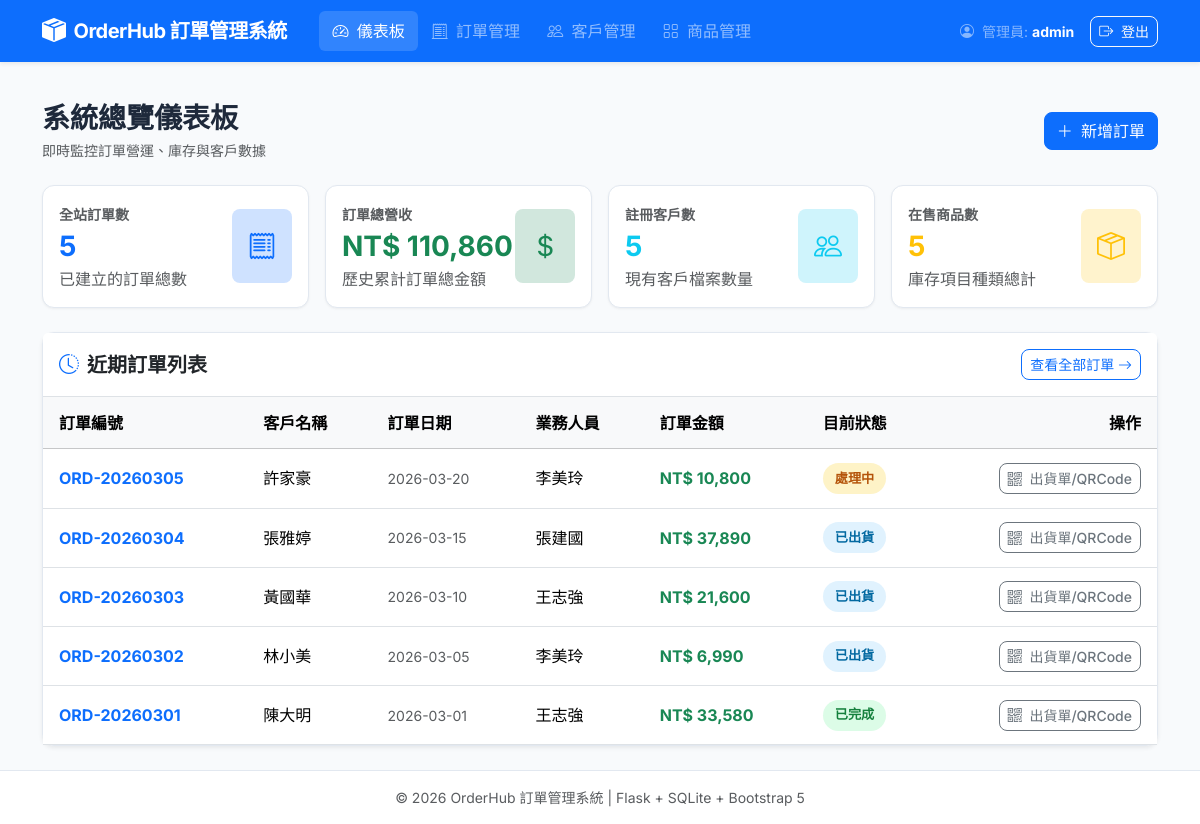
Screenshot of /dashboard (signed in) with the database file from the repository.
### tables this page shows
CREATE TABLE orders (
        訂單編號 TEXT PRIMARY KEY,
        客戶編號 TEXT NOT NULL,
        訂單日期 TEXT NOT NULL,
        狀態 TEXT NOT NULL CHECK (狀態 IN ('處理中', '已出貨', '已完成', '已取消')),
        業務人員 TEXT NOT NULL,
        FOREIGN KEY (客戶編號) REFERENCES customer(客戶編號) ON UPDATE CASCADE ON DELETE RESTRICT
    );

### app.py (the view)
@app.route("/dashboard")
@login_required
def dashboard():
    conn = get_db()
    total_orders = conn.execute("SELECT COUNT(*) FROM orders").fetchone()[0]
    total_revenue = conn.execute("SELECT COALESCE(SUM(數量 * 單價), 0) FROM order_item").fetchone()[0]
    total_customers = conn.execute("SELECT COUNT(*) FROM customer").fetchone()[0]
    total_products = conn.execute("SELECT COUNT(*) FROM product").fetchone()[0]
    recent_orders = conn.execute("""
        SELECT o.訂單編號, o.訂單日期, o.狀態, o.業務人員,
               c.名稱 AS 客戶名稱,
               COALESCE(SUM(oi.數量 * oi.單價), 0) AS 總金額
        FROM orders o
        JOIN customer c ON o.客戶編號 = c.客戶編號
        LEFT JOIN order_item oi ON o.訂單編號 = oi.訂單編號
        GROUP BY o.訂單編號
        ORDER BY o.訂單日期 DESC, o.訂單編號 DESC
        LIMIT 5;
    """).fetchall()
    conn.close()
    stats = {
        "total_orders": total_orders,
        "total_revenue": total_revenue,
        "total_customers": total_customers,
        "total_products": total_products
    }
    return render_template("dashboard.html", stats=stats, recent_orders=recent_orders)

### app.py (called while the page is built)
def init_db_if_not_exists():
    if not os.path.exists(DB_PATH):
        try:
            from create_db import init_database
            init_database()
        except Exception as e:
            print(f"初始化資料庫失敗: {e}")

def get_db():
    init_db_if_not_exists()
    conn = sqlite3.connect(DB_PATH)
    conn.row_factory = sqlite3.Row
    conn.execute("PRAGMA foreign_keys = ON;")
    return conn

def login_required(f):
    @wraps(f)
    def decorated_function(*args, **kwargs):
        if "user" not in session:
            flash("請先登入管理員帳號！", "warning")
            return redirect(url_for("login", next=request.path))
        return f(*args, **kwargs)
    return decorated_function

### templates/dashboard.html (shortened to what this page needs)
{% extends "base.html" %}
{% block content %}
<div class="d-flex justify-content-between align-items-center mb-4">
    <div>
        <h3 class="fw-bold mb-1">系統總覽儀表板</h3>
        <p class="text-muted small mb-0">即時監控訂單營運、庫存與客戶數據</p>
    </div>
    <div class="d-flex gap-2">
        <a href="{{ url_for('new_order') }}" class="btn btn-primary">
            <i class="bi bi-plus-lg me-1"></i> 新增訂單
        </a>
    </div>
</div>
<div class="row g-3 mb-4">
    <div class="col-sm-6 col-lg-3">
        <div class="card h-100 p-3 bg-white">
            <div class="d-flex align-items-center justify-content-between">
                <div>
                    <span class="text-muted small fw-semibold">全站訂單數</span>
                    <h3 class="fw-bold my-1 text-primary">{{ stats.total_orders }}</h3>
                    <span class="text-muted smaller">已建立的訂單總數</span>
                </div>
                <div class="bg-primary-subtle text-primary rounded-3 p-3 fs-3">
                    <i class="bi bi-receipt"></i>
                </div>
            </div>
        </div>
    </div>
    <div class="col-sm-6 col-lg-3">
        <div class="card h-100 p-3 bg-white">
            <div class="d-flex align-items-center justify-content-between">
                <div>
                    <span class="text-muted small fw-semibold">訂單總營收</span>
                    <h3 class="fw-bold my-1 text-success">NT$ {{ "{:,.0f}".format(stats.total_revenue) }}</h3>
                    <span class="text-muted smaller">歷史累計訂單總金額</span>
                </div>
                <div class="bg-success-subtle text-success rounded-3 p-3 fs-3">
                    <i class="bi bi-currency-dollar"></i>
                </div>
            </div>
        </div>
    </div>
    <div class="col-sm-6 col-lg-3">
        <div class="card h-100 p-3 bg-white">
            <div class="d-flex align-items-center justify-content-between">
                <div>
                    <span class="text-muted small fw-semibold">註冊客戶數</span>
                    <h3 class="fw-bold my-1 text-info">{{ stats.total_customers }}</h3>
                    <span class="text-muted smaller">現有客戶檔案數量</span>
                </div>
                <div class="bg-info-subtle text-info rounded-3 p-3 fs-3">
                    <i class="bi bi-people"></i>
                </div>
            </div>
        </div>
    </div>
    <div class="col-sm-6 col-lg-3">
        <div class="card h-100 p-3 bg-white">
            <div class="d-flex align-items-center justify-content-between">
                <div>
                    <span class="text-muted small fw-semibold">在售商品數</span>
                    <h3 class="fw-bold my-1 text-warning">{{ stats.total_products }}</h3>
                    <span class="text-muted smaller">庫存項目種類總計</span>
                </div>
                <div class="bg-warning-subtle text-warning rounded-3 p-3 fs-3">
                    <i class="bi bi-box-seam"></i>
                </div>
            </div>
        </div>
    </div>
</div>
<div class="card bg-white shadow-sm">
    <div class="card-header bg-white py-3 d-flex justify-content-between align-items-center border-bottom">
        <h5 class="fw-bold mb-0"><i class="bi bi-clock-history me-2 text-primary"></i>近期訂單列表</h5>
        <a href="{{ url_for('list_orders') }}" class="btn btn-outline-primary btn-sm">
            查看全部訂單 <i class="bi bi-arrow-right"></i>
        </a>
    </div>
    <div class="table-responsive">
        <table class="table table-hover align-middle mb-0">
            <thead class="table-light">
                <tr>
                    <th>訂單編號</th>
                    <th>客戶名稱</th>
                    <th>訂單日期</th>
                    <th>業務人員</th>
                    <th>訂單金額</th>
                    <th>目前狀態</th>
                    <th class="text-end">操作</th>
                </tr>
            </thead>
            <tbody>
                {% for order in recent_orders %}
                <tr>
                    <td>
                        <a href="{{ url_for('order_detail', order_id=order.訂單編號) }}" class="fw-bold text-decoration-none text-primary">
                            {{ order.訂單編號 }}
                        </a>
                    </td>
                    <td>{{ order.客戶名稱 }}</td>
                    <td class="text-muted small">{{ order.訂單日期 }}</td>
                    <td>{{ order.業務人員 }}</td>
                    <td class="fw-bold text-success">NT$ {{ "{:,.0f}".format(order.總金額 or 0) }}</td>
                    <td>
                        <span class="status-pill badge-status-{{ order.狀態 }}">
                            {{ order.狀態 }}
                        </span>
                    </td>
                    <td class="text-end">
                        <a href="{{ url_for('order_detail', order_id=order.訂單編號) }}" class="btn btn-sm btn-outline-secondary">
                            <i class="bi bi-qr-code me-1"></i> 出貨單/QRCode
                        </a>
                    </td>
                </tr>
                {% else %}
                <tr>
                    <td colspan="7" class="text-center py-4 text-muted">目前暫無訂單記錄</td>
                </tr>
                {% endfor %}
            </tbody>
        </table>
    </div>
</div>
{% endblock %}

### templates/base.html (shortened to what this page needs)
<!DOCTYPE html>
<html lang="zh-TW">
<head>
    <link href="https://cdn.jsdelivr.net/npm/bootstrap@5.3.3/dist/css/bootstrap.min.css" rel="stylesheet">
    <link href="https://cdn.jsdelivr.net/npm/bootstrap-icons@1.11.3/font/bootstrap-icons.min.css" rel="stylesheet">
</head>
<body>
    <nav class="navbar navbar-expand-lg navbar-dark bg-primary sticky-top shadow-sm">
        <div class="container">
            <a class="navbar-brand d-flex align-items-center gap-2" href="{{ url_for('dashboard') if session.get('user') else url_for('login') }}">
                <i class="bi bi-box-seam-fill fs-4"></i>
                <span>OrderHub 訂單管理系統</span>
            </a>
            <div class="collapse navbar-collapse" id="navbarContent">
                {% if session.get('user') %}
                <ul class="navbar-nav me-auto mb-2 mb-lg-0 ms-lg-3">
                    <li class="nav-item">
                        <a class="nav-link {% if request.endpoint == 'dashboard' %}active{% endif %}" href="{{ url_for('dashboard') }}">
                            <i class="bi bi-speedometer2 me-1"></i> 儀表板
                        </a>
                    </li>
                    <li class="nav-item">
                        <a class="nav-link {% if request.endpoint == 'list_orders' %}active{% endif %}" href="{{ url_for('list_orders') }}">
                            <i class="bi bi-receipt-cutoff me-1"></i> 訂單管理
                        </a>
                    </li>
                    <li class="nav-item">
                        <a class="nav-link {% if request.endpoint == 'list_customers' %}active{% endif %}" href="{{ url_for('list_customers') }}">
                            <i class="bi bi-people me-1"></i> 客戶管理
                        </a>
                    </li>
                    <li class="nav-item">
                        <a class="nav-link {% if request.endpoint == 'list_products' %}active{% endif %}" href="{{ url_for('list_products') }}">
                            <i class="bi bi-grid me-1"></i> 商品管理
                        </a>
                    </li>
                </ul>
                <div class="d-flex align-items-center gap-3">
                    <span class="text-white-50 small">
                        <i class="bi bi-person-circle me-1"></i> 管理員: <strong class="text-white">{{ session.get('user') }}</strong>
                    </span>
                    <a href="{{ url_for('logout') }}" class="btn btn-outline-light btn-sm">
                        <i class="bi bi-box-arrow-right me-1"></i> 登出
                    </a>
                </div>
                {% endif %}
            </div>
        </div>
    </nav>
    <main class="container my-4 flex-grow-1">
        {% block content %}{% endblock %}
    </main>
    <footer class="py-3 text-center text-muted small">
        <div class="container">
            <span>&copy; 2026 OrderHub 訂單管理系統 | Flask + SQLite + Bootstrap 5</span>
        </div>
    </footer>
</body>
</html>

### templates/base.html (style rules this page uses)
:root { --primary-color: #2563eb; --primary-hover: #1d4ed8; --bg-color: #f8fafc; --card-border: #e2e8f0; }
body { font-family: 'Inter', 'Noto Sans TC', -apple-system, BlinkMacSystemFont, sans-serif; background-color: var(--bg-color); color: #1e293b; min-height: 100vh; display: flex; flex-direction: column; }
.navbar-brand { font-weight: 700; letter-spacing: -0.5px; }
.nav-link { font-weight: 500; padding: 0.5rem 0.85rem !important; border-radius: 6px; transition: all 0.2s ease; }
.nav-link:hover, .nav-link.active { background-color: rgba(255, 255, 255, 0.15); }
.card { border-radius: 12px; border: 1px solid var(--card-border); box-shadow: 0 1px 3px rgba(0,0,0,0.04), 0 1px 2px rgba(0,0,0,0.02); transition: transform 0.2s ease, box-shadow 0.2s ease; }
.btn { border-radius: 8px; font-weight: 500; transition: all 0.15s ease; }
.table > :not(caption) > * > * { padding: 0.85rem 1rem; vertical-align: middle; }
.badge-status-處理中 { background-color: #fef3c7; color: #b45309; }
.badge-status-已出貨 { background-color: #e0f2fe; color: #0369a1; }
.badge-status-已完成 { background-color: #dcfce7; color: #15803d; }
.status-pill { font-size: 0.825rem; font-weight: 600; padding: 0.35rem 0.75rem; border-radius: 9999px; display: inline-block; }
footer { margin-top: auto; background-color: #ffffff; border-top: 1px solid var(--card-border); }

### rows the page displays
orders: 訂單編號 "ORD-20260305", 客戶名稱 "許家豪", 訂單日期 "2026-03-20", 業務人員 "李美玲", order "10,800", 狀態 "處理中"
orders: 訂單編號 "ORD-20260304", 客戶名稱 "張雅婷", 訂單日期 "2026-03-15", 業務人員 "張建國", order "37,890", 狀態 "已出貨"
orders: 訂單編號 "ORD-20260303", 客戶名稱 "黃國華", 訂單日期 "2026-03-10", 業務人員 "王志強", order "21,600", 狀態 "已出貨"
orders: 訂單編號 "ORD-20260302", 客戶名稱 "林小美", 訂單日期 "2026-03-05", 業務人員 "李美玲", order "6,990", 狀態 "已出貨"
orders: 訂單編號 "ORD-20260301", 客戶名稱 "陳大明", 訂單日期 "2026-03-01", 業務人員 "王志強", order "33,580", 狀態 "已完成"

### other values shown
{{ session.get('user') }} "admin"
{{ stats.total_orders }} "5"
{{ "{:,.0f}".format(stats.total_revenue) }} "110,860"
{{ stats.total_customers }} "5"
{{ stats.total_products }} "5"
